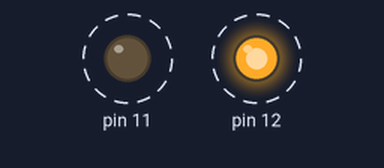
Simulated run of this sketch. Board: Arduino Uno, built with avr-gcc and run on an emulated ATmega328P. Parts: output pins drawn as LEDs (lit = HIGH). Dashed ring = blinking.

Above: at 0.5 s.
Timing chart, 0 to 4.6 s (numbered marks = the images above):
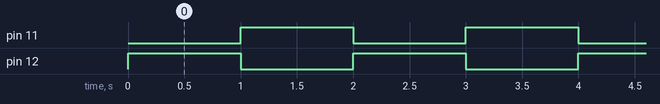

Measured:
- by itself, pin 11, pin 12: alternates HIGH for 1.0 s and LOW for 1.0 s

The sketch:

lighting_two_Flash.ino
```cpp
void setup(){
  pinMode(12,OUTPUT);  //设置数字IO口的模式，OUTPUT为输出
  pinMode(11,OUTPUT);
}

void loop(){
  digitalWrite(12,HIGH); //设定pin12为HIGH = 5v左右
  digitalWrite(11,LOW);  //设定pin11位LOW = 0v左右
  delay(1000);           //设定延时时间，1000ms = 1s
  digitalWrite(12,LOW);
  digitalWrite(11,HIGH);
  delay(1000);
}
```
